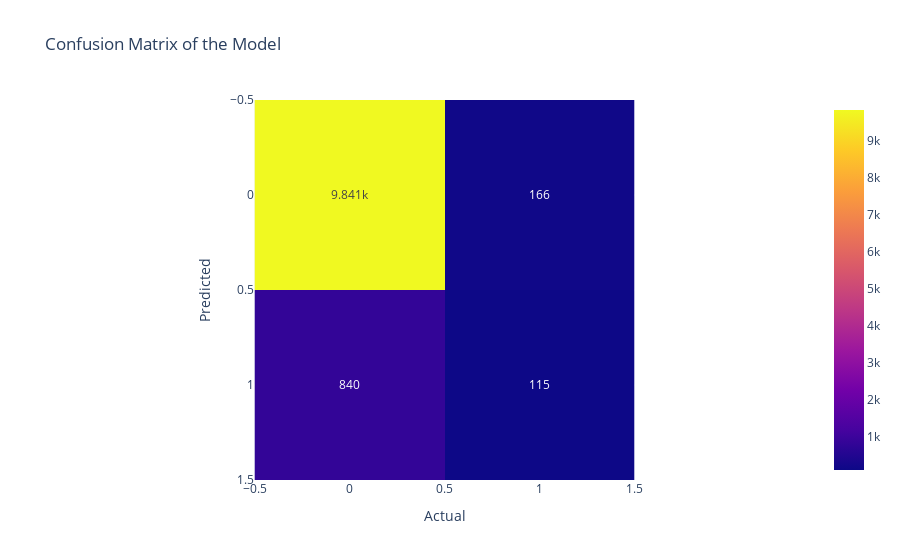

This figure's notebook cell:
### Markdown cell above
## `1. Original Data:`

### Code cell
from sklearn.naive_bayes import GaussianNB
NB = GaussianNB()
NB.fit(X_train,y_train)
y_pred=NB.predict(X_test)
print("Shape of the x Test :", X_test.shape)
print(f"Training Accuracy : {round((NB.score(X_train, y_train))*100,2)}%")
print(f"Testing Accuracy : {round((NB.score(X_test, y_test))*100,2)}%")
cm = confusion_matrix(y_test, y_pred)
fig = px.imshow(cm,text_auto=True, title='Confusion Matrix of the Model')
fig.update_layout(xaxis_title='Actual', yaxis_title='Predicted')

### Figure 1 — Plotly figure (JSON) as saved in the notebook; plotly's stock layout.template omitted (floating-point values rounded to 4 significant figures)
{"data": [{"coloraxis": "coloraxis", "hovertemplate": "x: %{x}<br>y: %{y}<br>color: %{z}<extra></extra>", "name": "0", "texttemplate": "%{z}", "type": "heatmap", "xaxis": "x", "yaxis": "y", "z": [[9841, 166], [840, 115]]}], "layout": {"coloraxis": {"colorscale": [[0, "#0d0887"], [0.1111, "#46039f"], [0.2222, "#7201a8"], [0.3333, "#9c179e"], [0.4444, "#bd3786"], [0.5556, "#d8576b"], [0.6667, "#ed7953"], [0.7778, "#fb9f3a"], [0.8889, "#fdca26"], [1, "#f0f921"]]}, "title": {"text": "Confusion Matrix of the Model"}, "xaxis": {"anchor": "y", "constrain": "domain", "domain": [0, 1], "scaleanchor": "y", "title": {"text": "Actual"}}, "yaxis": {"anchor": "x", "autorange": "reversed", "constrain": "domain", "domain": [0, 1], "title": {"text": "Predicted"}}}}
